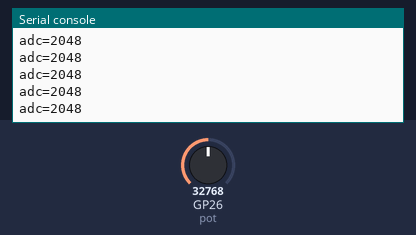
The program below on a simulated Raspberry Pi Pico running MicroPython. Parts: the last lines printed to the serial console. Inputs (shaded band) come from the test bench; at power-on: GP26 (pot) = 32768 (analog values on the 0–65535 scale).

Above: at 1.2 s.
1.3 s: GP26 (pot) set to 45874
At 1.31 s:
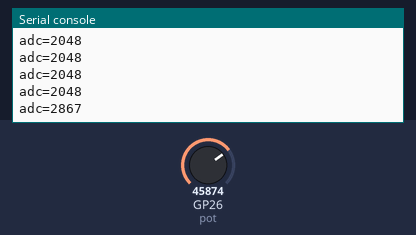
2.8 s: GP26 (pot) set to 57670
At 2.81 s:
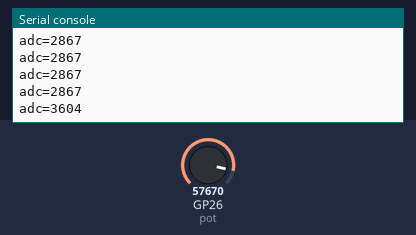
Timing chart, 0 to 5.8 s (numbered marks = the images above; inputs shaded):
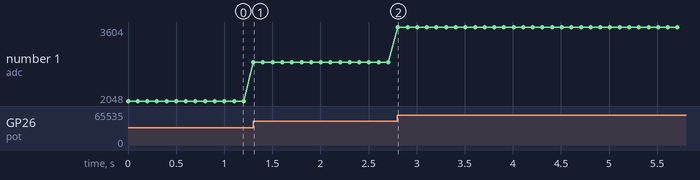

The program:

main.py
```python
# adc — tests assert (BT63): a potentiometer on GP26 (ADC0) read with read_u16 ten times a
# second, printed as 12 bits ("adc=<0–4095>").
import time
from machine import ADC

pot = ADC(26)
while True:
    print("adc=%d" % (pot.read_u16() >> 4))
    time.sleep_ms(100)
```

Measured:
- after the input at 1.3 s, the serial console: prints a new line at once (image 1)
- after the input at 2.8 s, the serial console: prints a new line at once (image 2)
- plotted number 1: 2048 → 2867 after the input at 1.3 s, 2867 → 3604 after the input at 2.8 s
